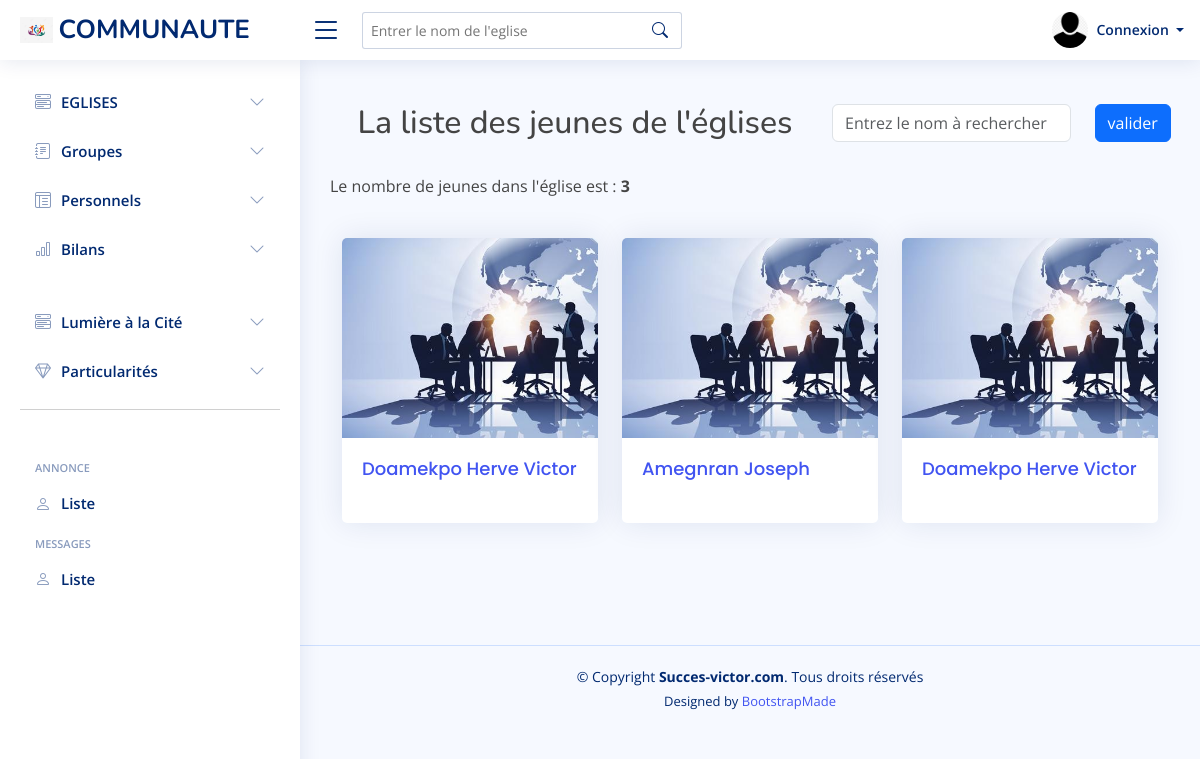
Page /jeunes/liste/jeunes on the committed database.
### Jeunes_app/models.py (models this page shows, shortened)
class Jeune(models.Model):
    nom = models.CharField(max_length=100)
    prenom = models.CharField(max_length=100)
    eglise = models.ForeignKey(Eglise, on_delete=models.CASCADE)
    telephone = models.IntegerField(blank=True)
    date_de_naissance = models.DateField(auto_now_add=False, blank=False)
    lieu_de_naissance = models.CharField(max_length=100, blank=True)
    sexe = models.CharField(max_length=100)
    groupe_sanguin = models.CharField(max_length=25, blank=True)
    rhesus = models.CharField(max_length=10, blank=True)
    description = models.TextField(blank=True)
    role_dans_leglise = models.CharField(max_length=70, blank=True)
    talents_du_jeune =models.CharField(max_length=400, blank=True, null=True)
    avec_qui_vit_il = models.CharField(max_length=100, blank=True, null=True)
    nombre_de_freres = models.IntegerField(blank=True, null=True)
    les_freres_sont_ils_dans_leglise = models.CharField(max_length=100, blank=True, null=True)
    nom_des_freres = models.CharField(max_length=500, blank=True, null=True)
    nombre_de_soeurs = models.IntegerField(blank=True, null=True)
    les_soeurs_sont_elles_dans_leglise = models.CharField(max_length=100, blank=True, null=True)
    nom_des_soeurs = models.CharField(max_length=500, blank=True, null=True)
    nom_des_parents = models.CharField(max_length=400)
    les_parents_sont_ils_dans_leglise = models.CharField(max_length=100, blank=True, null=True)
    annee_de_conversion = models.CharField(max_length=150, blank=True)
    baptiser = models.CharField(max_length=150, blank=True)
    annee_de_bapteme = models.CharField(max_length=150, blank=True)
    numero_de_telephone_des_parents_ou_tuteurs = models.IntegerField(blank=True, null=True)
    classe_ou_niveau_d_etude = models.CharField(max_length=200, blank=True, null=True)
    Faculte_ou_domaine_d_emploie = models.CharField(max_length=200, blank=True, null=True)
    jeune_image = models.ImageField(blank=True, null=True, upload_to='images/jeunes')
    publish = models.DateTimeField(default=timezone.now)
    created = models.DateTimeField(auto_now_add=True)
    updated = models.DateTimeField(auto_now=True)
    auteur = models.ForeignKey(User, on_delete=models.CASCADE)
    def __str__(self):
        return f"{self.nom} {self.prenom}"

### Jeunes_app/views.py (the view)
# urls.py: path('liste/jeunes', JeuneList.as_view(), name='jeunes'),
class JeuneList(ListView):
    model = Jeune
    template_name = 'Jeunes/jeune_liste.html'
    def get_context_data(self, *args, **kwargs):
        jeunes = Jeune.objects.all().count()
        context = super(JeuneList, self).get_context_data(*args, **kwargs)
        context["jeunes"] = jeunes
        return context

### Jeunes_app/templates/Jeunes/jeune_liste.html (shortened to what this page needs)
{% extends 'base.html' %}
{% load static %}
{% block gestion %}
<br>
<div class="container-fluid">
    <div class="row">
        <div class="col-12 col-md-7">
          <h2>La liste des jeunes de l'églises  </h2>
        </div>
        <div class="col-12 col-md-5">
            <form action="{% url 'search_jeune' %}" method="post">
                <div class="row">
                    <div class="col-9"><input type="text" class="form-control" placeholder="Entrez le nom à rechercher" name="search_jeune"></div>
                    <div class="col-3"><button type="submit" class="btn btn-primary">valider</button></div>
                </div>
            </form>
        </div>
    </div>
</div>
    <br>
    <p>Le nombre de jeunes dans l'église est : <strong>{{jeunes}}</strong> </p>
<br>
    <section class="container-fluid">
        <div class="row">
        {% if object_list %}
            {% for jeune in object_list %}
                <div class="col-md-4">
                <div class="card">
                    {% if jeune.header_image %}
                    <img src="{{jeune.header_image.url}}" class="card-img-top" alt="...">
                    {% else %}
                    <img src="{% static 'assets/img/card.jpg' %}" class="card-img-top" alt="...">
                    {% endif %}
                    <div class="card-body">
                        <h5 class="card-title"><a href="{% url 'jeune_details' jeune.pk %}">{{jeune}}</a></h5>
                    </div>
                    </div>
                </div>
            {% endfor %}
            {% else %}
            <strong>Pas d'informations pour le moment !</strong>
        {% endif %}
        </div>
    </section>
<br><br><br>
{% endblock %}

### Eglises/templates/base.html (shortened to what this page needs)
{% load static %}
<!DOCTYPE html>
<html lang="en">
<head>
  <link href="{% static 'assets/vendor/bootstrap/css/bootstrap.min.css' %}" rel="stylesheet">
  <link href="{% static 'assets/vendor/bootstrap-icons/bootstrap-icons.css' %}" rel="stylesheet">
  <link href="{% static 'assets/vendor/boxicons/css/boxicons.min.css' %}" rel="stylesheet">
  <link href="{% static 'assets/vendor/quill/quill.snow.css' %}" rel="stylesheet">
  <link href="{% static 'assets/vendor/quill/quill.bubble.css' %}" rel="stylesheet">
  <link href="{% static 'assets/vendor/remixicon/remixicon.css' %}" rel="stylesheet">
  <link href="{% static 'assets/vendor/simple-datatables/style.css' %}" rel="stylesheet">
  <link href="{% static 'assets/css/style.css' %} " rel="stylesheet">
  <link href="{% static 'css/main.css' %} " rel="stylesheet">
</head>
<body>
  <header id="header" class="header fixed-top d-flex align-items-center">
    <div class="d-flex align-items-center justify-content-between">
      <a href="{% url 'index' %}" class="logo d-flex align-items-center">
        <img src="{% static 'images/communaute.png' %}" alt="">
        <span class="d-none d-lg-block">COMMUNAUTE</span>
      </a>
      <i class="bi bi-list toggle-sidebar-btn"></i>
    </div>
    <div class="search-bar">
      <form class="search-form d-flex align-items-center" method="POST" action="{% url 'search_eglise' %}">
        <input type="text" name="searched" placeholder="Entrer le nom de l'eglise" title="Enter search keyword">
        <button type="submit" title="Search"><i class="bi bi-search"></i></button>
      </form>
    </div>
    <nav class="header-nav ms-auto">
      <ul class="d-flex align-items-center">
        <li class="nav-item dropdown pe-3">
          <a class="nav-link nav-profile d-flex align-items-center pe-0" href="#" data-bs-toggle="dropdown">
            <img src="{% static 'images/profile.png' %}" alt="Profile" class="rounded-circle">
            <span class="d-none d-md-block dropdown-toggle ps-2">
              {% if user.is_authenticated %}
              {{user.username}}
              {% else %}
              Connexion
              {% endif %}
            </span>
          </a>
        </li>
      </ul>
    </nav>
  </header>
  <aside id="sidebar" class="sidebar">
    <ul class="sidebar-nav" id="sidebar-nav">
      <li class="nav-item">
        <a class="nav-link collapsed" data-bs-target="#components-nav" data-bs-toggle="collapse" href="#">
          <i class="bi bi-menu-button-wide"></i><span>EGLISES</span><i class="bi bi-chevron-down ms-auto"></i>
        </a>
      </li>
      <li class="nav-item">
        <a class="nav-link collapsed" data-bs-target="#forms-nav" data-bs-toggle="collapse" href="#">
          <i class="bi bi-journal-text"></i><span>Groupes</span><i class="bi bi-chevron-down ms-auto"></i>
        </a>
      </li>
      <li class="nav-item">
        <a class="nav-link collapsed" data-bs-target="#tables-nav" data-bs-toggle="collapse" href="#">
          <i class="bi bi-layout-text-window-reverse"></i><span>Personnels</span><i class="bi bi-chevron-down ms-auto"></i>
        </a>
      </li>
      <li class="nav-item">
        <a class="nav-link collapsed" data-bs-target="#charts-nav" data-bs-toggle="collapse" href="#">
          <i class="bi bi-bar-chart"></i><span>Bilans</span><i class="bi bi-chevron-down ms-auto"></i>
        </a>
      </li> <br>
      <li class="nav-item">
        <a class="nav-link collapsed" data-bs-target="#components-nav" data-bs-toggle="collapse" href="#">
          <i class="bi bi-menu-button-wide"></i><span>Lumière à la Cité</span><i class="bi bi-chevron-down ms-auto"></i>
        </a>
      </li>
      <li class="nav-item">
        <a class="nav-link collapsed" data-bs-target="#icons-nav" data-bs-toggle="collapse" href="#">
          <i class="bi bi-gem"></i><span>Particularités</span><i class="bi bi-chevron-down ms-auto"></i>
        </a>
      </li>
      <hr>
      <br>
      <li class="nav-heading">Annonce</li>
      <li class="nav-item">
        <a class="nav-link collapsed" href="{% url 'annonces_list' %}">
          <i class="bi bi-person"></i>
          <span>Liste</span>
        </a>
      </li>
      <li class="nav-heading">Messages</li>
      <li class="nav-item">
        <a class="nav-link collapsed" href="{% url 'messages' %}">
          <i class="bi bi-person"></i>
          <span>Liste</span>
        </a>
      </li>
    </ul>
  </aside>
  <main id="main" class="main">
    <section class="section dashboard">
      {% block gestion %}
        {% endblock %}
    </section>
  </main>
  <footer id="footer" class="footer">
    <div class="copyright">
      &copy; Copyright <strong><span>Succes-victor.com</span></strong>. Tous droits réservés
    </div>
    <div class="credits">
      Designed by <a href="https://www.facebook.com/profile.php?id=100066935350612">BootstrapMade</a>
    </div>
  </footer>
</body>
</html>

### static/assets/css/style.css (style rules this page uses)
:root { scroll-behavior: smooth; }
body { font-family: "Open Sans", sans-serif; background: #f6f9ff; color: #444444; }
a { color: #4154f1; text-decoration: none; }
h1, h2, h3, h4, h5, h6 { font-family: "Nunito", sans-serif; }
#main { margin-top: 60px; padding: 20px 30px; transition: all 0.3s; }
.card { margin-bottom: 30px; border: none; border-radius: 5px; box-shadow: 0px 0 30px rgba(1, 41, 112, 0.1); }
.card-title { padding: 20px 0 15px 0; font-size: 18px; font-weight: 500; color: #012970; font-family: "Poppins", sans-serif; }
.card-body { padding: 0 20px 20px 20px; }
.logo { line-height: 1; }
@media (min-width: 1200px) { .logo { width: 280px; } }
.logo img { max-height: 26px; margin-right: 6px; }
.logo span { font-size: 26px; font-weight: 700; color: #012970; font-family: "Nunito", sans-serif; }
.header { transition: all 0.5s; z-index: 997; height: 60px; box-shadow: 0px 2px 20px rgba(1, 41, 112, 0.1); background-color: #fff; padding-left: 20px; }
.header .toggle-sidebar-btn { font-size: 32px; padding-left: 10px; cursor: pointer; color: #012970; }
.header .search-bar { min-width: 360px; padding: 0 20px; }
.header .search-form { width: 100%; }
.header .search-form input { border: 0; font-size: 14px; color: #012970; border: 1px solid rgba(1, 41, 112, 0.2); padding: 7px 38px 7px 8px; border-radius: 3px; transition: 0.3s; width: 100%; }
.header .search-form button { border: 0; padding: 0; margin-left: -30px; background: none; }
.header .search-form button i { color: #012970; }
.header-nav ul { list-style: none; }
.header-nav>ul { margin: 0; padding: 0; }
.header-nav .nav-profile { color: #012970; }
.header-nav .nav-profile img { max-height: 36px; }
.header-nav .nav-profile span { font-size: 14px; font-weight: 600; }
.sidebar { position: fixed; top: 60px; left: 0; bottom: 0; width: 300px; z-index: 996; transition: all 0.3s; padding: 20px; overflow-y: auto; scrollbar-width: thin; scrollbar-color: #aab7cf transparent; box-shadow: 0px 0px 20px rgba(1, 41, 112, 0.1); background-color: #fff; }
@media (min-width: 1200px) { #main, #footer { margin-left: 300px; } }
.sidebar-nav { padding: 0; margin: 0; list-style: none; }
.sidebar-nav li { padding: 0; margin: 0; list-style: none; }
.sidebar-nav .nav-item { margin-bottom: 5px; }
.sidebar-nav .nav-heading { font-size: 11px; text-transform: uppercase; color: #899bbd; font-weight: 600; margin: 10px 0 5px 15px; }
.sidebar-nav .nav-link { display: flex; align-items: center; font-size: 15px; font-weight: 600; color: #4154f1; transition: 0.3; background: #f6f9ff; padding: 10px 15px; border-radius: 4px; }
.sidebar-nav .nav-link i { font-size: 16px; margin-right: 10px; color: #4154f1; }
.sidebar-nav .nav-link.collapsed { color: #012970; background: #fff; }
.sidebar-nav .nav-link.collapsed i { color: #899bbd; }
.sidebar-nav .nav-link .bi-chevron-down { margin-right: 0; transition: transform 0.2s ease-in-out; }
.footer { padding: 20px 0; font-size: 14px; transition: all 0.3s; border-top: 1px solid #cddfff; }
.footer .copyright { text-align: center; color: #012970; }
.footer .credits { padding-top: 5px; text-align: center; font-size: 13px; color: #012970; }

### static/css/main.css (style rules this page uses)
.card-img-top { width: 100%; height: 200px; object-fit: cover; }
h2, h3 { text-align: center; }

### rows in the picture
Jeune: nom+prenom "Doamekpo Herve Victor"
Jeune: nom+prenom "Amegnran Joseph"
Jeune: nom+prenom "Doamekpo Herve Victor"

### other values in the picture
{{ jeunes }} "3"
